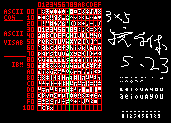
#> input picture others/text_create/ASCII_3x5.png, 171 x 123 px
$ python gen_gif.py   (older library calls are emulated)
#> lines starting #> are read from the running program, lines starting #| are printed output that depends on the picture
#!/bin/python
from PIL import Image
import numpy as np

from np2c import numpy2ccode

Wmax = 128
Hmax = 64


def binimg2byte(x):  # [h, w],bool -> [h//8, w],u8
    h, w = x.shape
    assert h%8 == 0
    assert x.dtype == np.bool
    x = x.reshape(-1, 8, w)   #[h/8, 8, w]
    x = x.transpose(1, 0, 2)  #[8, h/8, w]
    ret = np.zeros(x.shape[1:], dtype=np.uint8)
    for b in x:
         ret <<= 1
         ret += b
    return ret

fn = input('请输入图片文件名:')
#> the answer given: ASCII_3x5.png
img = Image.open(fn)
#> img is the input picture: PIL image 171x123 RGB; mean R, G, B 69.3, 31.6, 29.9
if img.mode == 'RGB':
    img = img.convert('L')
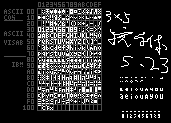
#> img: PIL image 171x123 L; min 0, max 255, mean 42.6
w, h = img.size
#> w = 171; h = 123
if w < h:
    img.rotate(90)
    w, h = img.size
if h > 64 or w > 128:
    s = input('图片太大，请输入新尺寸，格式"WxH":')
#> the answer given: ASCII_3x5.png
#> (the run stopped early here; a loop or call above may not have finished)
